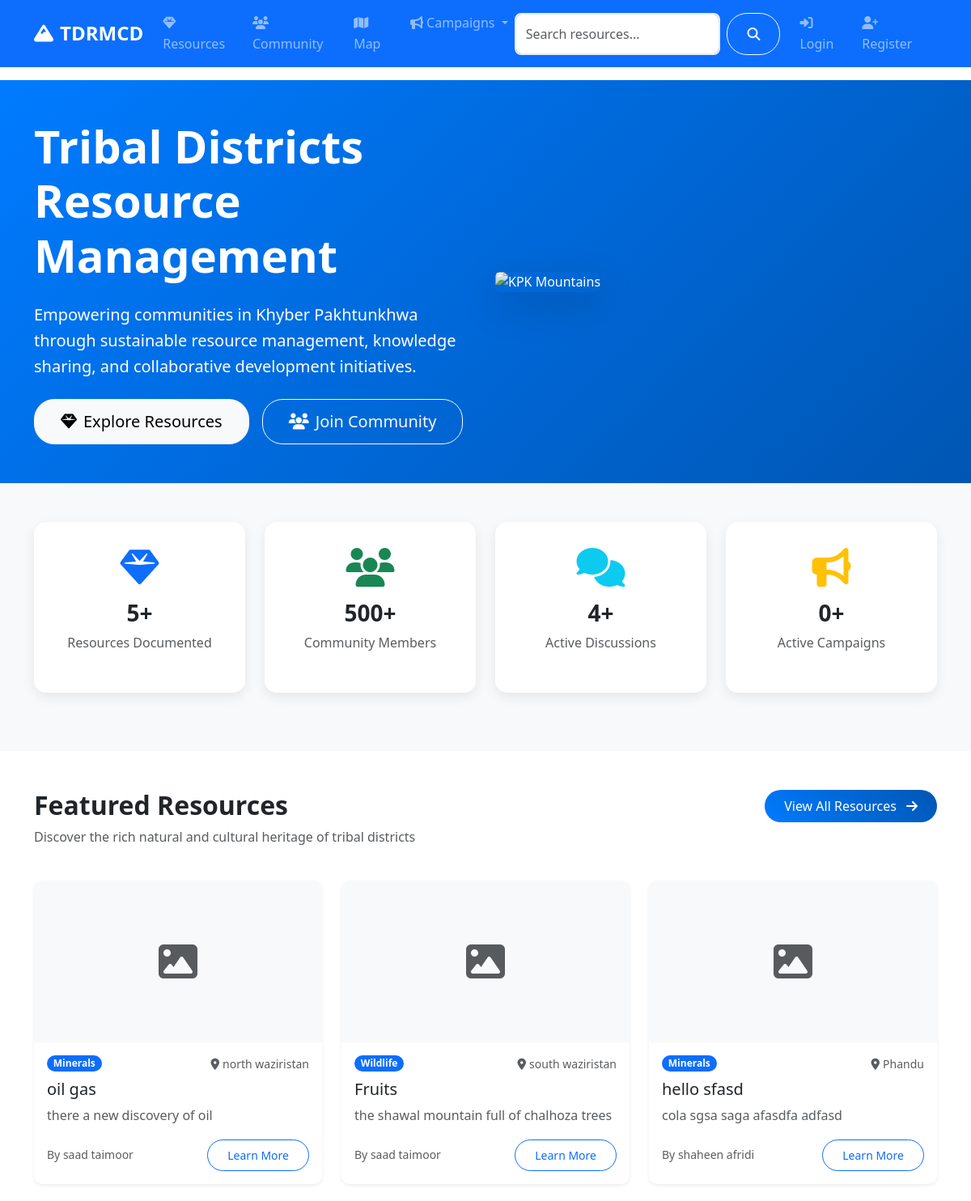
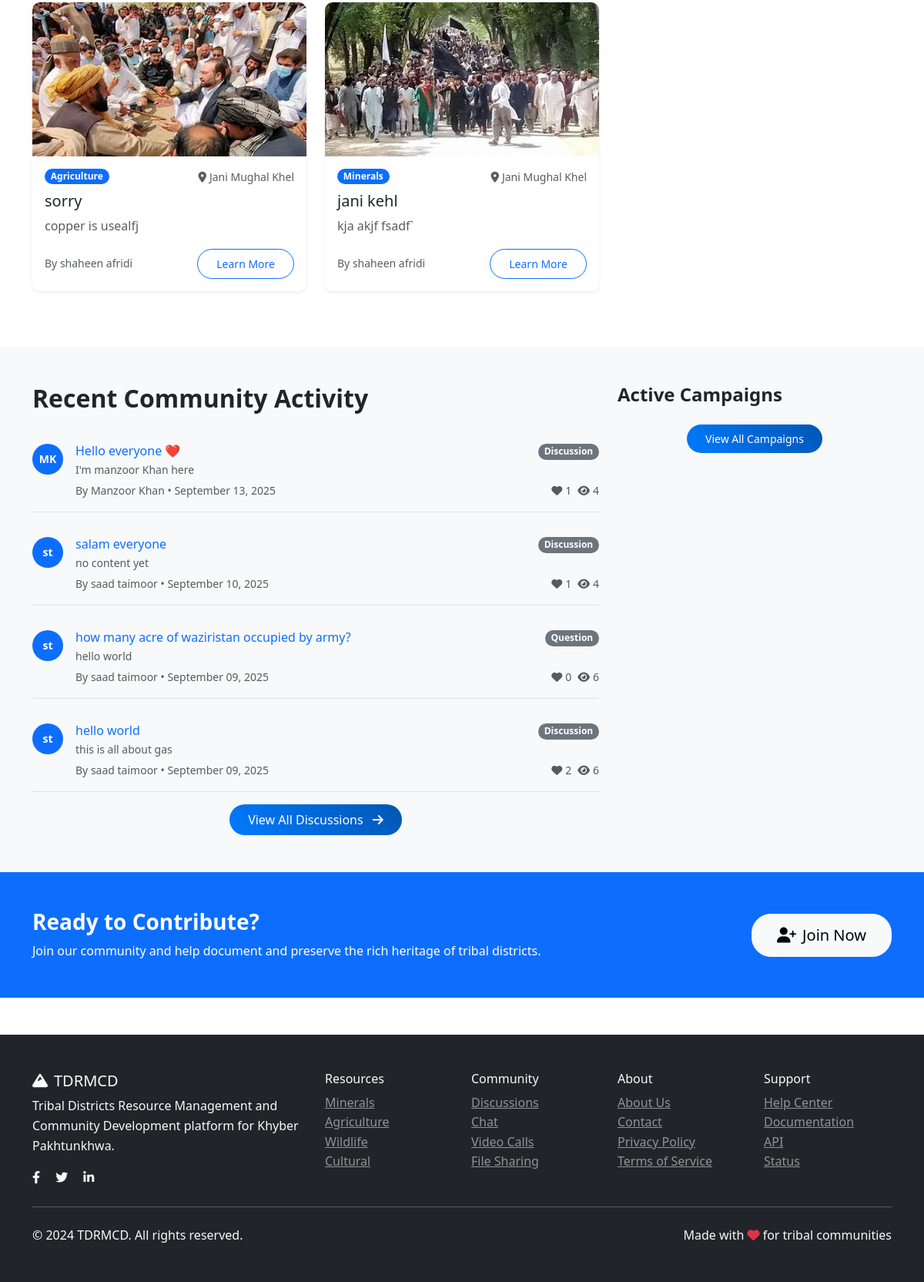
The page / on the database its author committed (2 pictures, top to bottom).
### models.py (models this page shows, shortened)
class Resource(db.Model):
    id = db.Column(db.Integer, primary_key=True)
    title = db.Column(db.String(200), nullable=False)
    description = db.Column(db.Text, nullable=False)
    category = db.Column(db.String(50), nullable=False)  # minerals, agriculture, wildlife, cultural
    subcategory = db.Column(db.String(50))  # gas, copper, coal, wheat, etc.
    location = db.Column(db.String(200))
    latitude = db.Column(db.Float)
    longitude = db.Column(db.Float)
    economic_value = db.Column(db.String(100))
    sustainability_info = db.Column(db.Text)
    image_url = db.Column(db.String(200))
    attachment_filename = db.Column(db.String(200))  # Stored filename
    attachment_original_name = db.Column(db.String(200))  # Original filename
    attachment_file_type = db.Column(db.String(50))  # File extension
    attachment_file_size = db.Column(db.Integer)  # File size in bytes
    attachment_reference = db.Column(db.Text)  # Required reference for validation
    status = db.Column(db.String(20), default='active')  # active, inactive, under_review
    author_id = db.Column(db.Integer, db.ForeignKey('user.id'), nullable=False)
    created_at = db.Column(db.DateTime, default=datetime.utcnow)
    updated_at = db.Column(db.DateTime, default=datetime.utcnow, onupdate=datetime.utcnow)

class User(UserMixin, db.Model):
    id = db.Column(db.Integer, primary_key=True)
    username = db.Column(db.String(80), unique=True, nullable=False)
    email = db.Column(db.String(120), unique=True, nullable=False)
    password_hash = db.Column(db.String(120), nullable=False)
    first_name = db.Column(db.String(50), nullable=False)
    last_name = db.Column(db.String(50), nullable=False)
    role = db.Column(db.String(20), default='user')  # user, admin, researcher
    location = db.Column(db.String(100))
    bio = db.Column(db.Text)
    avatar = db.Column(db.String(200), default='default.jpg')
    is_active = db.Column(db.Boolean, default=True)
    created_at = db.Column(db.DateTime, default=datetime.utcnow)
    last_seen = db.Column(db.DateTime, default=datetime.utcnow)
    resources = db.relationship('Resource', backref='author', lazy='dynamic')
    posts = db.relationship('CommunityPost', backref='author', lazy='dynamic')
    chat_messages = db.relationship('ChatMessage', backref='sender', lazy='dynamic')
    file_submissions = db.relationship(
        'FileSubmission',
        foreign_keys='FileSubmission.submitter_id',
        backref='submitter',
        lazy='dynamic'
    )
    reviewed_submissions = db.relationship(
        'FileSubmission',
        foreign_keys='FileSubmission.reviewed_by',
        backref='reviewer_user',
        lazy='dynamic'
    )
    notifications = db.relationship('Notification', backref='user', lazy='dynamic')
    def get_full_name(self):
        return f"{self.first_name} {self.last_name}"

class CommunityPost(db.Model):
    id = db.Column(db.Integer, primary_key=True)
    title = db.Column(db.String(200), nullable=False)
    content = db.Column(db.Text, nullable=False)
    category = db.Column(db.String(50), nullable=False)  # discussion, question, announcement
    tags = db.Column(db.String(200))
    image_url = db.Column(db.String(200))
    likes = db.Column(db.Integer, default=0)
    views = db.Column(db.Integer, default=0)
    author_id = db.Column(db.Integer, db.ForeignKey('user.id'), nullable=False)
    created_at = db.Column(db.DateTime, default=datetime.utcnow)
    updated_at = db.Column(db.DateTime, default=datetime.utcnow, onupdate=datetime.utcnow)
    comments = db.relationship('Comment', backref='post', lazy='dynamic', cascade='all, delete-orphan')
    likes_relation = db.relationship('PostLike', backref='post', lazy='dynamic', cascade='all, delete-orphan')

### routes/main.py (the view)
@main_bp.route('/')
def index():
    featured_resources = Resource.query.filter_by(status='active').limit(6).all()
    recent_posts = CommunityPost.query.order_by(desc(CommunityPost.created_at)).limit(5).all()
    active_campaigns = Campaign.query.filter_by(is_active=True).limit(3).all()
    return render_template('main/index.html',
                         featured_resources=featured_resources,
                         recent_posts=recent_posts,
                         active_campaigns=active_campaigns)

### templates/main/index.html (shortened to what this page needs)
{% extends "base.html" %}
{% block content %}
<section class="hero-section bg-primary text-white py-5">
    <div class="container">
        <div class="row align-items-center">
            <div class="col-lg-6">
                <h1 class="display-4 fw-bold mb-4">Tribal Districts Resource Management</h1>
                <p class="lead mb-4">
                    Empowering communities in Khyber Pakhtunkhwa through sustainable resource management,
                    knowledge sharing, and collaborative development initiatives.
                </p>
                <div class="d-flex gap-3 flex-wrap">
                    <a href="/resources/" class="btn btn-light btn-lg">
                        <i class="fas fa-gem me-2"></i>Explore Resources
                    </a>
                    <a href="/community/" class="btn btn-outline-light btn-lg">
                        <i class="fas fa-users me-2"></i>Join Community
                    </a>
                </div>
            </div>
            <div class="col-lg-6">
                <div class="hero-image">
                    <img src="{{ url_for('static', filename='images/hero-mountains.jpg') }}"
                         alt="KPK Mountains" class="img-fluid rounded shadow-lg">
                </div>
            </div>
        </div>
    </div>
</section>
<section class="py-5 bg-light">
    <div class="container">
        <div class="row text-center">
            <div class="col-md-3 col-6 mb-4">
                <div class="stat-card">
                    <i class="fas fa-gem fa-3x text-primary mb-3"></i>
                    <h3 class="fw-bold">{{ featured_resources|length }}+</h3>
                    <p class="text-muted">Resources Documented</p>
                </div>
            </div>
            <div class="col-md-3 col-6 mb-4">
                <div class="stat-card">
                    <i class="fas fa-users fa-3x text-success mb-3"></i>
                    <h3 class="fw-bold">500+</h3>
                    <p class="text-muted">Community Members</p>
                </div>
            </div>
            <div class="col-md-3 col-6 mb-4">
                <div class="stat-card">
                    <i class="fas fa-comments fa-3x text-info mb-3"></i>
                    <h3 class="fw-bold">{{ recent_posts|length }}+</h3>
                    <p class="text-muted">Active Discussions</p>
                </div>
            </div>
            <div class="col-md-3 col-6 mb-4">
                <div class="stat-card">
                    <i class="fas fa-bullhorn fa-3x text-warning mb-3"></i>
                    <h3 class="fw-bold">{{ active_campaigns|length }}+</h3>
                    <p class="text-muted">Active Campaigns</p>
                </div>
            </div>
        </div>
    </div>
</section>
<section class="py-5">
    <div class="container">
        <div class="row mb-4">
            <div class="col-md-8">
                <h2 class="fw-bold">Featured Resources</h2>
                <p class="text-muted">Discover the rich natural and cultural heritage of tribal districts</p>
            </div>
            <div class="col-md-4 text-md-end">
                <a href="{{ url_for('resources.index') }}" class="btn btn-primary">
                    View All Resources <i class="fas fa-arrow-right ms-2"></i>
                </a>
            </div>
        </div>
        <div class="row">
            {% for resource in featured_resources %}
            <div class="col-lg-4 col-md-6 mb-4">
                <div class="card resource-card h-100 shadow-sm">
                    {% if resource.image_url %}
                    <img src="{{ url_for('serve_uploaded_file', subdir='resources', filename=resource.image_url.split('/')[-1]) }}"
                         class="card-img-top" alt="{{ resource.title }}" style="height: 200px; object-fit: cover;">
                    {% else %}
                    <div class="card-img-top bg-light d-flex align-items-center justify-content-center" style="height: 200px;">
                        <i class="fas fa-image fa-3x text-muted"></i>
                    </div>
                    {% endif %}
                    <div class="card-body">
                        <div class="d-flex justify-content-between align-items-start mb-2">
                            <span class="badge bg-primary">{{ resource.category.title() }}</span>
                            {% if resource.location %}
                            <small class="text-muted">
                                <i class="fas fa-map-marker-alt me-1"></i>{{ resource.location }}
                            </small>
                            {% endif %}
                        </div>
                        <h5 class="card-title">{{ resource.title }}</h5>
                        <p class="card-text text-muted">
                            {{ resource.description[:100] }}{% if resource.description|length > 100 %}...{% endif %}
                        </p>
                        <div class="d-flex justify-content-between align-items-center">
                            <small class="text-muted">
                                By {{ resource.author.get_full_name() }}
                            </small>
                            <a href="{{ url_for('resources.detail', id=resource.id) }}" class="btn btn-sm btn-outline-primary">
                                Learn More
                            </a>
                        </div>
                    </div>
                </div>
            </div>
            {% endfor %}
        </div>
    </div>
</section>
<section class="py-5 bg-light">
    <div class="container">
        <div class="row">
            <div class="col-lg-8">
                <h2 class="fw-bold mb-4">Recent Community Activity</h2>
                <div class="activity-feed">
                    {% for post in recent_posts %}
                    <div class="activity-item border-bottom pb-3 mb-3">
                        <div class="d-flex">
                            <div class="flex-shrink-0">
                                <div class="avatar bg-primary text-white rounded-circle d-flex align-items-center justify-content-center" style="width: 40px; height: 40px;">
                                    {{ post.author.first_name[0] }}{{ post.author.last_name[0] }}
                                </div>
                            </div>
                            <div class="flex-grow-1 ms-3">
                                <div class="d-flex justify-content-between align-items-start">
                                    <div>
                                        <h6 class="mb-1">
                                            <a href="{{ url_for('community.post_detail', id=post.id) }}" class="text-decoration-none">
                                                {{ post.title }}
                                            </a>
                                        </h6>
                                        <p class="mb-1 text-muted small">
                                            {{ post.content[:100] }}{% if post.content|length > 100 %}...{% endif %}
                                        </p>
                                    </div>
                                    <span class="badge bg-secondary">{{ post.category.title() }}</span>
                                </div>
                                <div class="d-flex justify-content-between align-items-center">
                                    <small class="text-muted">
                                        By {{ post.author.get_full_name() }} • {{ post.created_at.strftime('%B %d, %Y') }}
                                    </small>
                                    <div class="d-flex gap-2">
                                        <small class="text-muted">
                                            <i class="fas fa-heart me-1"></i>{{ post.likes }}
                                        </small>
                                        <small class="text-muted">
                                            <i class="fas fa-eye me-1"></i>{{ post.views }}
                                        </small>
                                    </div>
                                </div>
                            </div>
                        </div>
                    </div>
                    {% endfor %}
                </div>
                <div class="text-center">
                    <a href="{{ url_for('community.index') }}" class="btn btn-primary">
                        View All Discussions <i class="fas fa-arrow-right ms-2"></i>
                    </a>
                </div>
            </div>
            <div class="col-lg-4">
                <h4 class="fw-bold mb-4">Active Campaigns</h4>
                <div class="text-center">
                    <a href="#" class="btn btn-sm btn-primary">View All Campaigns</a>
                </div>
            </div>
        </div>
    </div>
</section>
<section class="py-5 bg-primary text-white">
    <div class="container">
        <div class="row align-items-center">
            <div class="col-lg-8">
                <h3 class="fw-bold mb-2">Ready to Contribute?</h3>
                <p class="mb-0">Join our community and help document and preserve the rich heritage of tribal districts.</p>
            </div>
            <div class="col-lg-4 text-lg-end">
                {% if not current_user.is_authenticated %}
                <a href="{{ url_for('auth.register') }}" class="btn btn-light btn-lg">
                    <i class="fas fa-user-plus me-2"></i>Join Now
                </a>
                {% else %}
                <a href="{{ url_for('resources.add') }}" class="btn btn-light btn-lg">
                    <i class="fas fa-plus me-2"></i>Add Resource
                </a>
                {% endif %}
            </div>
        </div>
    </div>
</section>
{% endblock %}

### static/css/style.css (style rules this page uses)
:root { --primary-color: #007bff; --secondary-color: #6c757d; --success-color: #28a745; --info-color: #17a2b8; --warning-color: #ffc107; --danger-color: #dc3545; --light-color: #f8f9fa; --dark-color: #343a40; }
.avatar { width: 40px; height: 40px; border-radius: 50%; background-color: var(--primary-color); color: white; display: flex; align-items: center; justify-content: center; font-weight: bold; font-size: 0.875rem; }
body { font-family: 'Segoe UI', Tahoma, Geneva, Verdana, sans-serif; line-height: 1.6; }
.hero-section { background: linear-gradient(135deg, var(--primary-color) 0%, #0056b3 100%); position: relative; overflow: hidden; }
.hero-section::before { content: ''; position: absolute; top: 0; left: 0; right: 0; bottom: 0; background: url('../images/pattern.png') repeat; opacity: 0.1; pointer-events: none; }
.card { border: none; border-radius: 10px; transition: all 0.3s ease; }
.resource-card { overflow: hidden; }
.resource-card img { transition: transform 0.3s ease; }
.btn { border-radius: 25px; padding: 0.5rem 1.5rem; font-weight: 500; transition: all 0.3s ease; cursor: pointer; }
.btn-lg { padding: 0.75rem 2rem; }
.btn-primary { background: linear-gradient(45deg, var(--primary-color), #0056b3); border: none; }
.badge { font-size: 0.75rem; padding: 0.35em 0.65em; border-radius: 15px; }
.stat-card { background: white; padding: 2rem; border-radius: 15px; box-shadow: 0 5px 15px rgba(0, 0, 0, 0.08); transition: all 0.3s ease; }
.activity-feed { max-height: 500px; overflow-y: auto; }
.activity-item { padding: 1rem 0; transition: all 0.3s ease; }
.avatar { width: 40px; height: 40px; background: var(--primary-color); color: white; border-radius: 50%; display: flex; align-items: center; justify-content: center; font-weight: 600; font-size: 0.875rem; }

### templates/main/index.html (style rules this page uses)
.hero-section { background: linear-gradient(135deg, #007bff 0%, #0056b3 100%); }
.stat-card { transition: transform 0.3s ease; }
.resource-card { transition: transform 0.3s ease, box-shadow 0.3s ease; }
.avatar { font-weight: 600; font-size: 0.875rem; }

### rows shown on the page
Resource: category "Minerals", location "north waziristan", title "oil gas", description "there a new discovery of oil", author.get_full_name "saad taimoor"
Resource: category "Wildlife", location "south waziristan", title "Fruits", description "the shawal mountain full of chalhoza trees", author.get_full_name "saad taimoor"
Resource: category "Minerals", location "Phandu", title "hello sfasd", description "cola sgsa saga afasdfa adfasd", author.get_full_name "shaheen afridi"
Resource: image_url (picture), category "Agriculture", location "Jani Mughal Khel", title "sorry", description "copper is usealfj", author.get_full_name "shaheen afridi"
Resource: image_url (picture), category "Minerals", location "Jani Mughal Khel", title "jani kehl", description "kja akjf fsadf`", author.get_full_name "shaheen afridi"
CommunityPost: author "M", author "K", title "Hello everyone ❤️", content "I'm manzoor Khan here", category "Discussion", author.get_full_name "Manzoor Khan", created_at "September 13, 2025", likes "1", views "4"
CommunityPost: author "s", author "t", title "salam everyone", content "no content yet", category "Discussion", author.get_full_name "saad taimoor", created_at "September 10, 2025", likes "1", views "4"
CommunityPost: author "s", author "t", title "how many acre of waziristan occupied by army?", content "hello world", category "Question", author.get_full_name "saad taimoor", created_at "September 09, 2025", likes "0", views "6"
CommunityPost: author "s", author "t", title "hello world", content "this is all about gas", category "Discussion", author.get_full_name "saad taimoor", created_at "September 09, 2025", likes "2", views "6"

### other values the page prints
{{ featured_resources|length }} "5"
{{ recent_posts|length }} "4"
{{ active_campaigns|length }} "0"
